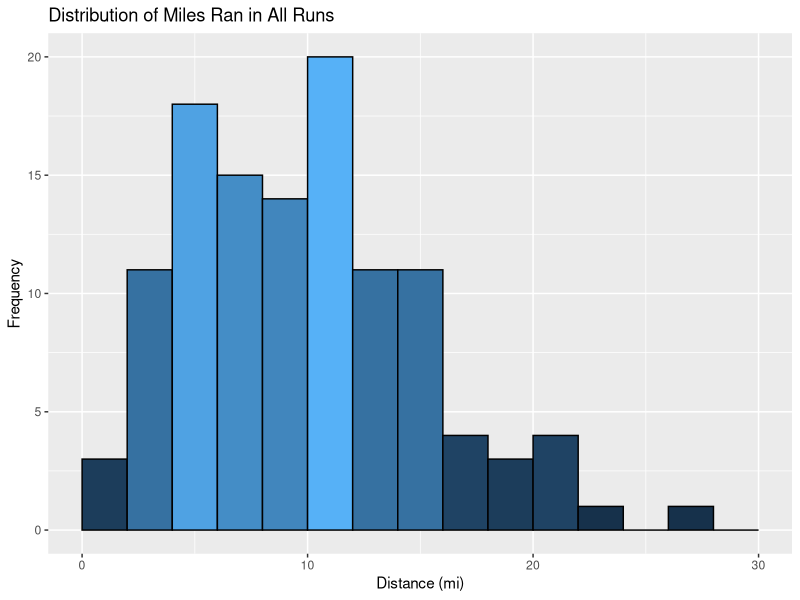
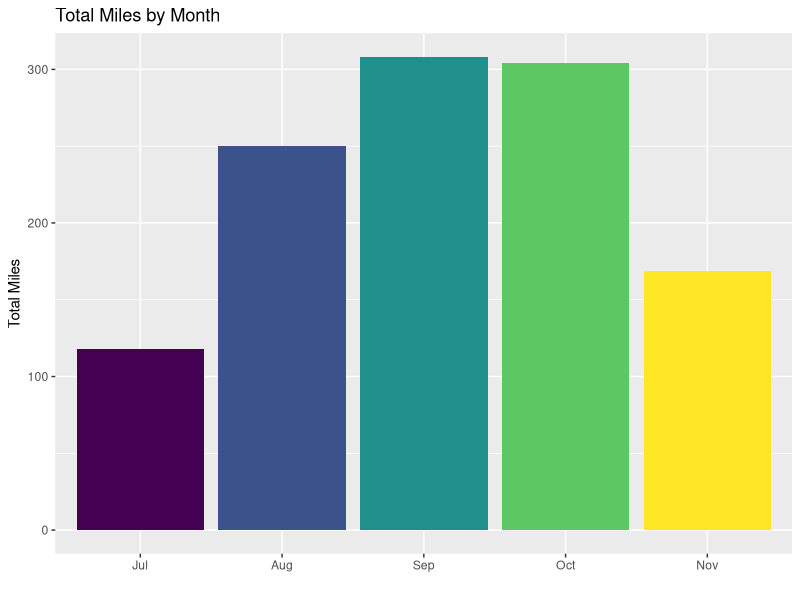
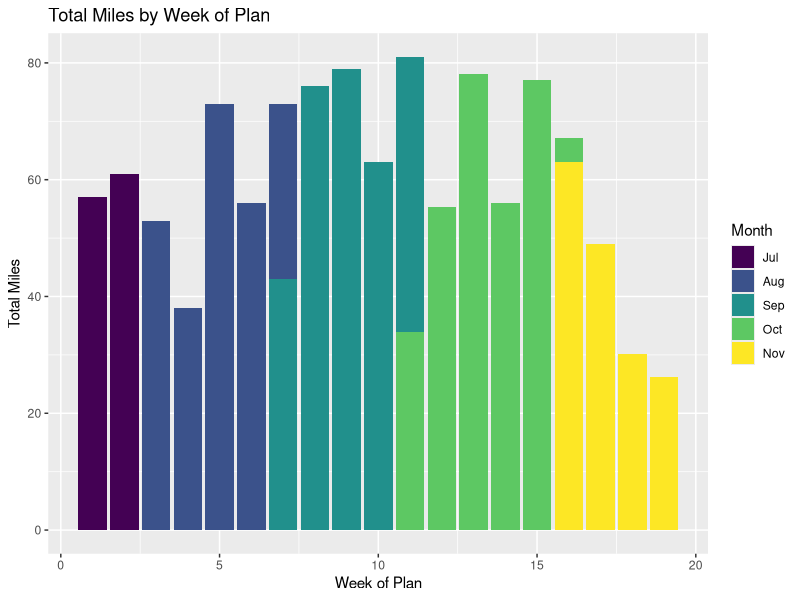
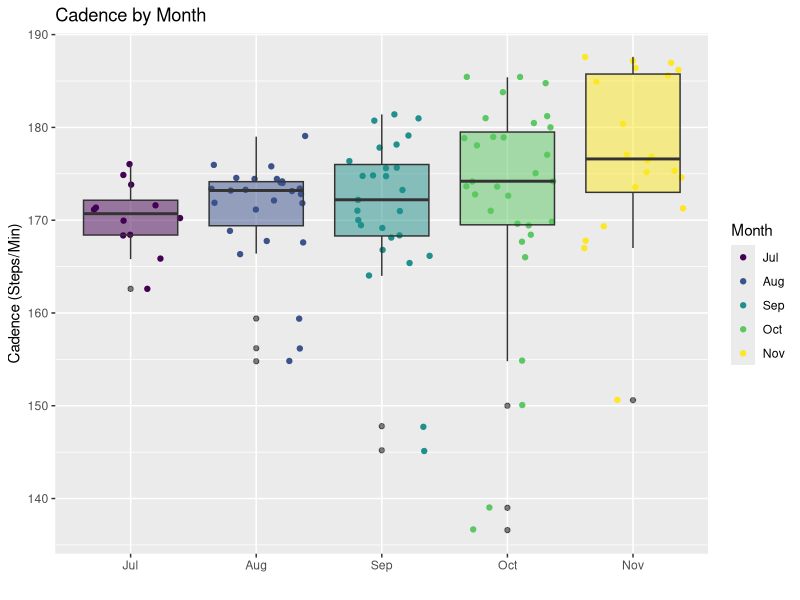
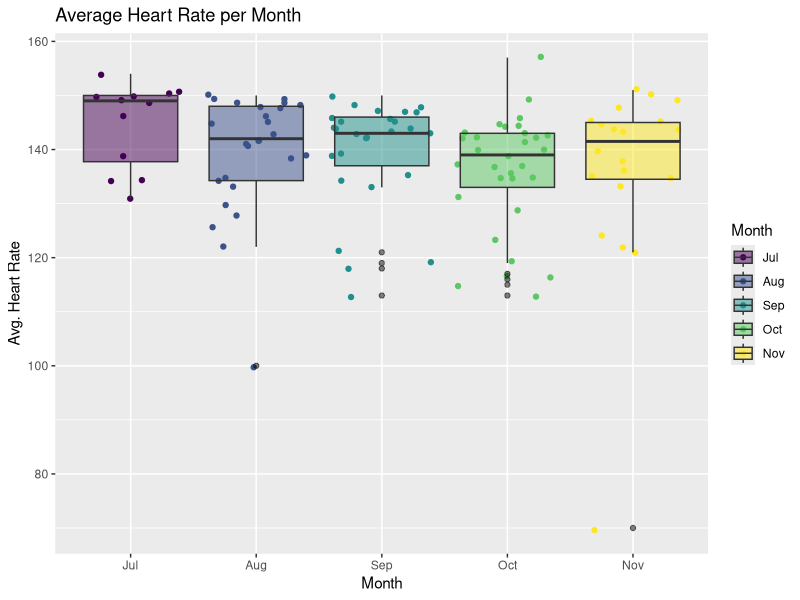
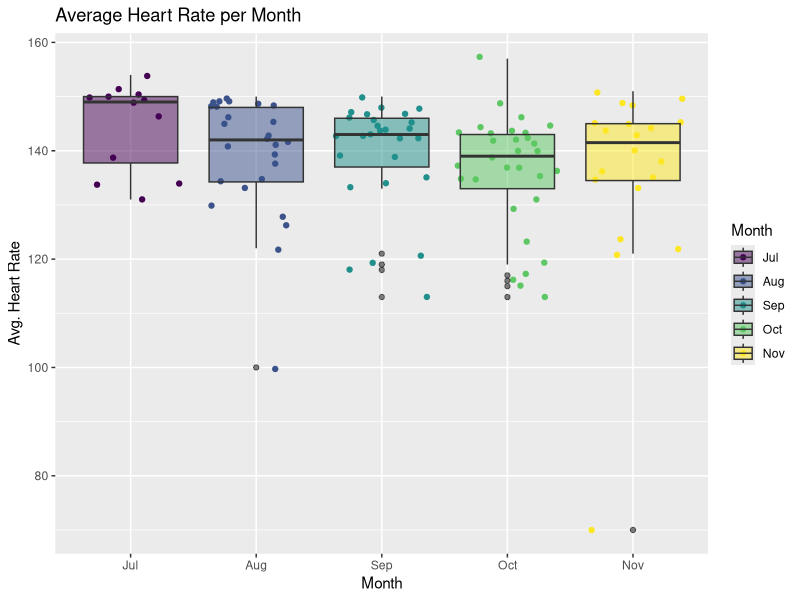
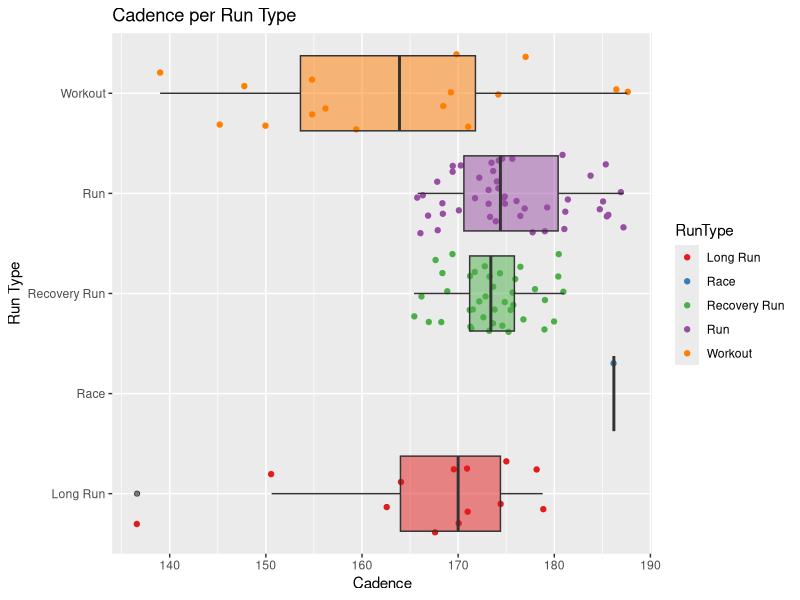
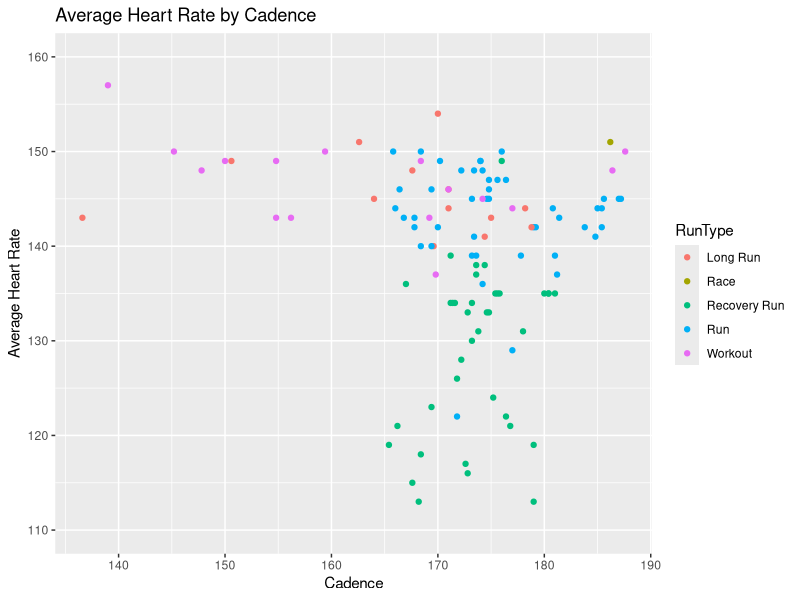

These charts were generated, in order, by the following R code:
library(tidyverse)
library(magrittr)
library(ggplot2)
library(lubridate)
library(RColorBrewer)

runs <- read.csv("cleanedMarathonTrainingData.csv")
str(runs)

#remove 1st cols
runs <- runs %>%
  mutate(X = NULL, ID = NULL)
head(runs[,1:3],3)

#make POSIXct
rruns <- runs %>%
  mutate(Time = as.POSIXct(Time),
         Avg.Pace = as.POSIXct(Avg.Pace),
         Date = as.POSIXct(Date),
         StartTime = as.POSIXct(StartTime, format = '%H:%M'))

str(runs[,c("Time","Avg.Pace","Date","StartTime")])

#make Month an ordered factor
runs <- runs %>%
  mutate(Month = factor(Month, ordered = TRUE, levels = c("Jul","Aug","Sep","Oct","Nov")))

#simple histogram of how many miles I ran in each of my runs.
#distance histogram
ggplot(data = runs, aes(x = Distance)) + 
  geom_histogram(binwidth = 2, aes(fill = ..count..), colour = "black", boundary = 2) +
  scale_x_continuous(limits=c(0, 30)) +
  xlab("Distance (mi)") + 
  ylab("Frequency") + 
  ggtitle("Distribution of Miles Ran in All Runs") + 
  guides(fill=FALSE) 

summary(runs$Distance)

#miles by month bars
ggplot(data = runs, aes(x = Month, y = Distance, fill = Month)) + 
  geom_bar(stat="identity") +
  xlab("") + 
  ylab("Total Miles") + 
  guides(fill=FALSE) +
  ggtitle("Total Miles by Month")

#peak week bars
ggplot(data = runs, aes(weekNumber, Distance, fill = Month)) + 
  geom_bar(stat="identity") +
  xlab("Week of Plan") + 
  ylab("Total Miles") + 
  ggtitle("Total Miles by Week of Plan")
                                       
#find peak week
runs[runs$weekNumber == 11,c('Name','weekNumber','Date','DOW','Distance')]

#avg. cadence grouped by month
ggplot(data = runs, aes(Month, Cad)) + 
  geom_jitter(aes(colour = Month)) +
  geom_boxplot(aes(fill = Month), outlier.colour = "black", alpha = 0.5) +
  xlab("") + 
  ylab("Cadence (Steps/Min)") + 
  guides(fill=FALSE) +
  ggtitle("Cadence by Month") 

#heart rate over time
ggplot(data = runs, aes(Month, Avg.HR)) + 
  geom_jitter(aes(colour = Month)) +
  geom_boxplot(aes(fill = Month), outlier.colour = "black", alpha = 0.5) + 
  xlab("Month") + 
  ylab("Avg. Heart Rate") + 
  ggtitle("Average Heart Rate per Month") 

#avg. HR grouped by month
ggplot(data = runs, aes(Month, Avg.HR)) + 
  geom_jitter(aes(colour = Month)) +
  geom_boxplot(aes(fill = Month), 
  outlier.colour = "black", alpha = 0.5) + #geom_jitter()
  xlab("Month") + 
  ylab("Avg. Heart Rate") + 
  ggtitle("Average Heart Rate per Month") 

#avg. cadence grouped by run type
ggplot(data = runs, aes(RunType, Cad)) + 
  geom_jitter(aes(colour = RunType)) +
  geom_boxplot(aes(fill = RunType), 
               outlier.colour = "black", alpha = 0.5) +
  scale_colour_brewer(palette = "Set1") +
  scale_fill_brewer(palette = "Set1") +
  xlab("Run Type") + 
  ylab("Cadence") + 
  guides(fill=FALSE) +
  coord_flip() + 
  ggtitle("Cadence per Run Type") 

#cadence by hr
ggplot(data = runs, aes(Cad, Avg.HR)) + 
  geom_point(aes(colour = RunType), na.rm = TRUE) +
  #geom_smooth() +
  xlab("Cadence") + 
  ylab("Average Heart Rate") + 
  scale_y_continuous(limits = c(110, 160)) +
  ggtitle("Average Heart Rate by Cadence")

#avg. hr grouped by run type
ggplot(data = runs, aes(RunType, Avg.HR)) + 
  geom_jitter(aes(colour = RunType)) +
  geom_boxplot(aes(fill = RunType), outlier.colour = "black", alpha = 0.5) +
  xlab("Run Type") + 
  ylab("Avg Heart Rate") + 
  guides(fill=FALSE) +
  coord_flip() + 
  ggtitle("Average Heart Rate per Run Type") 

#max heart rate
runs[which.max(runs$Avg.HR),c("Name","Date","Distance","Avg.HR","Max.HR")]

#avg pace by runs
ggplot(data = runs, aes(Date, Avg.Pace, colour = RunType)) + 
  geom_point() +
  geom_smooth(fill = NA) +  
  theme(axis.text.x = element_blank()) +
  theme(axis.text.y = element_blank()) +
  xlab("Date") + 
  ylab("Average Pace (mile/minute)") + 
  ggtitle("Average Pace Over Time") + 
  labs(caption="")

#avg pace by runs - seperate
ggplot(data = runs, aes(Date, Avg.Pace, colour = RunType)) + 
  geom_point() +
  geom_smooth(fill = NA) +  
  theme(axis.text.x = element_blank()) +
  theme(axis.text.y = element_blank()) +
  xlab("Date") + 
  ylab("Average Pace (mile/minute)") + 
  ggtitle("Average Pace Over Time") + 
  labs(caption="") + 
  facet_grid(RunType~.)

table(runs$RunType)

#bar of steps, echo = FALSE}
ggplot(data = runs, aes(RunType, (Cad*((hour(runs$Time)*60)+(minute(runs$Time))+(second(runs$Time)/60))))) + 
  geom_bar(aes(fill = RunType), stat = "identity") +
  xlab("Run Type") + 
  ylab("Steps") + 
  guides(fill=FALSE) +
  ggtitle("Total Steps Taken by Run Type") 

#elevation and avg hr
ggplot(data = runs, aes(Elevation.Gain, Avg.HR)) + 
  geom_point(aes(colour = RunType), na.rm = TRUE) +
  geom_smooth(fill = NA, na.rm = TRUE) +
  xlab("Elevation Gain (ft.)") + 
  ylab("Average Heart Rate (BPM)") +
  scale_y_continuous(limits = c(110, 160)) +
  ggtitle("Average Heart Rate by Elevation Gain")

#elevation and max hr, echo = FALSE}
ggplot(data = runs, aes(RunType, Max.HR)) + 
  geom_jitter(aes(colour = RunType)) +
  geom_boxplot(aes(fill = RunType), outlier.colour = "black", alpha = 0.5) +
  xlab("Run Type") + 
  ylab("Max Heart Rate (BPM)") + 
  ggtitle("Max Heart Rate by Run Type")